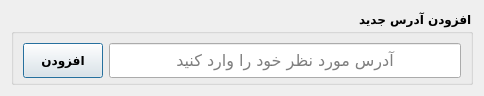
<?xml version="1.0" encoding="UTF-8"?>
<ui version="4.0">
 <class>Dialog</class>
 <widget class="QDialog" name="Dialog">
  <property name="geometry">
   <rect>
    <x>0</x>
    <y>0</y>
    <width>484</width>
    <height>96</height>
   </rect>
  </property>
  <property name="minimumSize">
   <size>
    <width>484</width>
    <height>96</height>
   </size>
  </property>
  <property name="maximumSize">
   <size>
    <width>484</width>
    <height>96</height>
   </size>
  </property>
  <property name="font">
   <font>
    <family>Nazanin</family>
    <weight>75</weight>
    <bold>true</bold>
   </font>
  </property>
  <property name="windowTitle">
   <string>Add New</string>
  </property>
  <layout class="QVBoxLayout" name="verticalLayout">
   <item>
    <widget class="QGroupBox" name="groupBox">
     <property name="layoutDirection">
      <enum>Qt::RightToLeft</enum>
     </property>
     <property name="title">
      <string>افزودن آدرس جدید</string>
     </property>
     <layout class="QHBoxLayout" name="horizontalLayout_2">
      <item>
       <widget class="QLineEdit" name="url_le">
        <property name="enabled">
         <bool>true</bool>
        </property>
        <property name="sizePolicy">
         <sizepolicy hsizetype="MinimumExpanding" vsizetype="Fixed">
          <horstretch>0</horstretch>
          <verstretch>0</verstretch>
         </sizepolicy>
        </property>
        <property name="minimumSize">
         <size>
          <width>0</width>
          <height>35</height>
         </size>
        </property>
        <property name="font">
         <font>
          <family>Nazanin</family>
          <pointsize>12</pointsize>
          <weight>50</weight>
          <bold>false</bold>
          <underline>false</underline>
          <strikeout>false</strikeout>
          <stylestrategy>PreferDefault</stylestrategy>
          <kerning>true</kerning>
         </font>
        </property>
        <property name="alignment">
         <set>Qt::AlignCenter</set>
        </property>
        <property name="placeholderText">
         <string>آدرس مورد نظر خود را وارد کنید</string>
        </property>
       </widget>
      </item>
      <item>
       <widget class="QPushButton" name="url_submit">
        <property name="minimumSize">
         <size>
          <width>0</width>
          <height>35</height>
         </size>
        </property>
        <property name="font">
         <font>
          <family>Nazanin</family>
          <weight>75</weight>
          <bold>true</bold>
         </font>
        </property>
        <property name="text">
         <string>افزودن</string>
        </property>
       </widget>
      </item>
     </layout>
    </widget>
   </item>
  </layout>
 </widget>
 <resources/>
 <connections/>
</ui>
